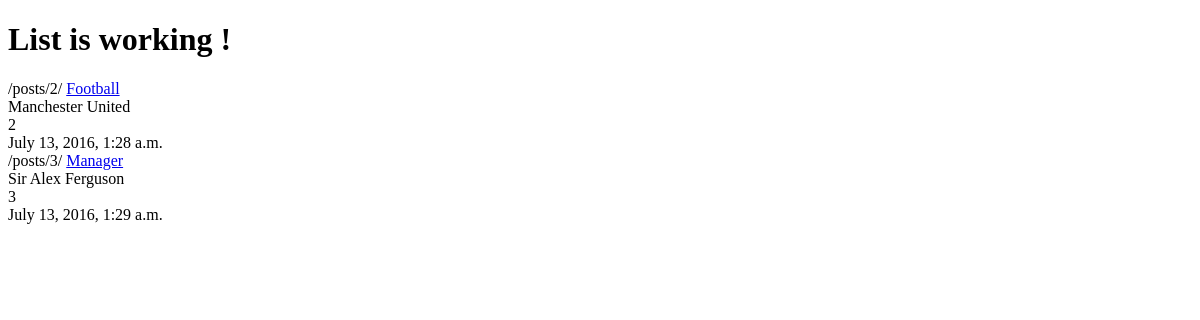
The page /posts/ on the database as committed earlier.
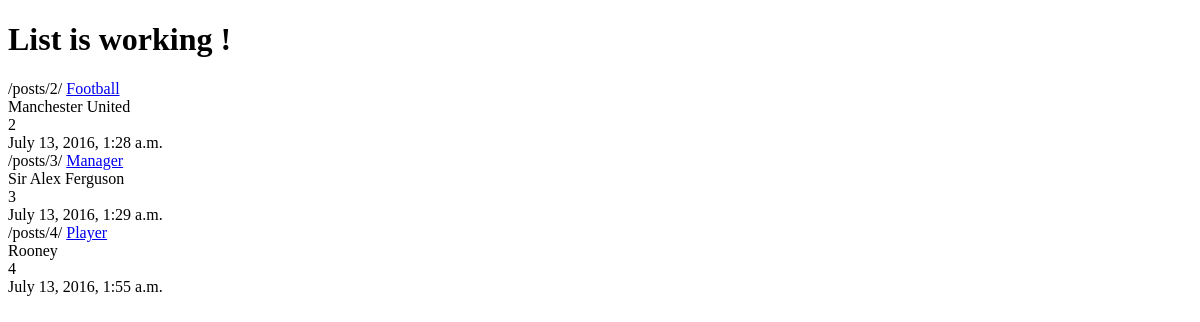
The same page on the database as committed later.
### posts/models.py (models this page shows, shortened)
class Post(models.Model):
    title = models.CharField(max_length=120)
    content = models.TextField()
    ''' Auto_now        --> Every time it is something is saved into database it will update it
        Auto_now_add    -->  Whenever it is added into the database initially not whenever it is saved.
                             So its one time. So saved and set.   '''
    updated = models.DateTimeField(auto_now=True,auto_now_add=False)
    timestamp = models.DateTimeField(auto_now=False,auto_now_add=True)
    def get_absolute_url(self):
        return reverse("posts:detail",kwargs={"id":self.id})

### posts/views.py (the view)
def post_list(request):
    queryset = Post.objects.all()
    context = {
            "object_list": queryset,
            "title": "List"
        }
    return render(request, "index.html", context)

### templates/index.html (shortened to what this page needs)
<!DOCTYPE html>
<html lang="en">
<head>
</head>
<body>
<h1> {{ title }} is working !</h1>
{% for obj in object_list %}
{% url "posts:detail" id=obj.id %}
<a href='{{ obj.get_absolute_url }}'>{{ obj.title }} </a><br/>
{{ obj.content }}<br/>
{{ obj.id }}<br/>
{{ obj.timestamp }}<br/>
{% endfor %}
</body>
</html>

Rows that differ between the two databases and show on the page:
added Post: id "/posts/4/", title "Player", content "Rooney", id "4", timestamp "July 13, 2016, 1:55 a.m."
